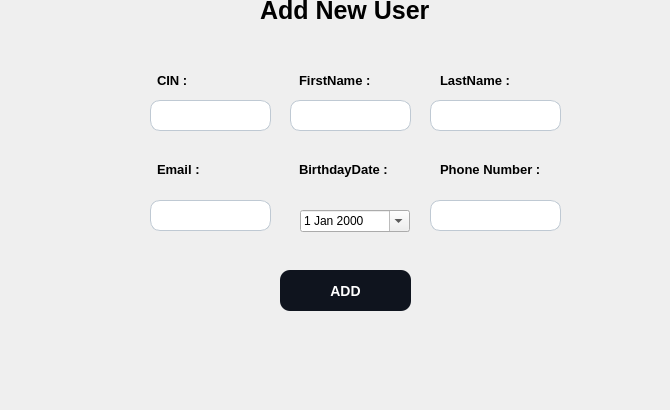
     <widget class="QWidget" name="page">
      <widget class="QWidget" name="widget_5" native="true">
       <property name="geometry">
        <rect>
         <x>40</x>
         <y>-20</y>
         <width>621</width>
         <height>401</height>
        </rect>
       </property>
       <property name="styleSheet">
        <string notr="true"/>
       </property>
       <widget class="QLabel" name="label_11">
        <property name="geometry">
         <rect>
          <x>259</x>
          <y>80</y>
          <width>135</width>
          <height>40</height>
         </rect>
        </property>
        <property name="styleSheet">
         <string notr="true">font-size:13px;
font-weight:bold ; </string>
        </property>
        <property name="text">
         <string>FirstName :</string>
        </property>
       </widget>
       <widget class="QLabel" name="label_6">
        <property name="geometry">
         <rect>
          <x>220</x>
          <y>0</y>
          <width>181</width>
          <height>61</height>
         </rect>
        </property>
        <property name="styleSheet">
         <string notr="true">	font-size: 25px ; 
	font-weight:bold ; </string>
        </property>
        <property name="text">
         <string>Add New User</string>
        </property>
       </widget>
       <widget class="QLabel" name="label_10">
        <property name="geometry">
         <rect>
          <x>117</x>
          <y>80</y>
          <width>136</width>
          <height>40</height>
         </rect>
        </property>
        <property name="styleSheet">
         <string notr="true">font-size:13px;
font-weight:bold ; </string>
        </property>
        <property name="text">
         <string>CIN :</string>
        </property>
       </widget>
       <widget class="QLabel" name="label_12">
        <property name="geometry">
         <rect>
          <x>117</x>
          <y>170</y>
          <width>136</width>
          <height>39</height>
         </rect>
        </property>
        <property name="styleSheet">
         <string notr="true">font-size:13px;
font-weight:bold ; </string>
        </property>
        <property name="text">
         <string>Email :</string>
        </property>
       </widget>
       <widget class="QLineEdit" name="fname">
        <property name="geometry">
         <rect>
          <x>250</x>
          <y>120</y>
          <width>121</width>
          <height>31</height>
         </rect>
        </property>
        <property name="styleSheet">
         <string notr="true">	background-color:white ; 
	border-radius:10px ; 
	font-size:13px ; 
	padding-left : 15px ; 
	border:1px solid #BFC9D3 ; </string>
        </property>
       </widget>
       <widget class="QLineEdit" name="lname">
        <property name="geometry">
         <rect>
          <x>390</x>
          <y>120</y>
          <width>131</width>
          <height>31</height>
         </rect>
        </property>
        <property name="styleSheet">
         <string notr="true">	background-color:white ; 
	border-radius:10px ; 
	font-size:13px ; 
	padding-left : 15px ; 
	border:1px solid #BFC9D3 ; </string>
        </property>
       </widget>
       <widget class="QLineEdit" name="phone_2">
        <property name="geometry">
         <rect>
          <x>390</x>
          <y>220</y>
          <width>131</width>
          <height>31</height>
         </rect>
        </property>
        <property name="styleSheet">
         <string notr="true">	background-color:white ; 
	border-radius:10px ; 
	font-size:13px ; 
	padding-left : 15px ; 
	border:1px solid #BFC9D3 ; </string>
        </property>
       </widget>
       <widget class="QLabel" name="label_9">
        <property name="geometry">
         <rect>
          <x>400</x>
          <y>80</y>
          <width>136</width>
          <height>40</height>
         </rect>
        </property>
        <property name="styleSheet">
         <string notr="true">font-size:13px;
font-weight:bold ; </string>
        </property>
        <property name="text">
         <string>LastName :</string>
        </property>
       </widget>
       <widget class="QLineEdit" name="cin">
        <property name="geometry">
         <rect>
          <x>110</x>
          <y>120</y>
          <width>121</width>
          <height>31</height>
         </rect>
        </property>
        <property name="styleSheet">
         <string notr="true">	background-color:white ; 
	border-radius:10px ; 
	font-size:13px ; 
	padding-left : 15px ; 
	border:1px solid #BFC9D3 ; </string>
        </property>
        <property name="echoMode">
         <enum>QLineEdit::Normal</enum>
        </property>
       </widget>
       <widget class="QLabel" name="label_13">
        <property name="geometry">
         <rect>
          <x>400</x>
          <y>170</y>
          <width>136</width>
          <height>39</height>
         </rect>
        </property>
        <property name="styleSheet">
         <string notr="true">font-size:13px;
font-weight:bold ; </string>
        </property>
        <property name="text">
         <string>Phone Number :</string>
        </property>
       </widget>
       <widget class="QLabel" name="label_14">
        <property name="geometry">
         <rect>
          <x>259</x>
          <y>170</y>
          <width>135</width>
          <height>39</height>
         </rect>
        </property>
        <property name="styleSheet">
         <string notr="true">font-size:13px;
font-weight:bold ; </string>
        </property>
        <property name="text">
         <string>BirthdayDate :</string>
        </property>
       </widget>
       <widget class="QLineEdit" name="email">
        <property name="geometry">
         <rect>
          <x>110</x>
          <y>220</y>
          <width>121</width>
          <height>31</height>
         </rect>
        </property>
        <property name="styleSheet">
         <string notr="true">	background-color:white ; 
	border-radius:10px ; 
	font-size:13px ; 
	padding-left : 15px ; 
	border:1px solid #BFC9D3 ; </string>
        </property>
       </widget>
       <widget class="QPushButton" name="add_user">
        <property name="geometry">
         <rect>
          <x>240</x>
          <y>290</y>
          <width>131</width>
          <height>41</height>
         </rect>
        </property>
        <property name="styleSheet">
         <string notr="true">#add_user {
	background-color:#0F141E ; 
	border-radius:10px ; 
	color : white ; 
	font-size:14px ; 
	font-weight:bold; 
}

#add_user::hover {
	background-color:#4AC7EA ; 
	color:white ; 
}</string>
        </property>
        <property name="text">
         <string>ADD</string>
        </property>
       </widget>
       <widget class="QDateEdit" name="birthday">
        <property name="geometry">
         <rect>
          <x>260</x>
          <y>230</y>
          <width>110</width>
          <height>22</height>
         </rect>
        </property>
        <property name="calendarPopup">
         <bool>true</bool>
        </property>
       </widget>
      </widget>
     </widget>
